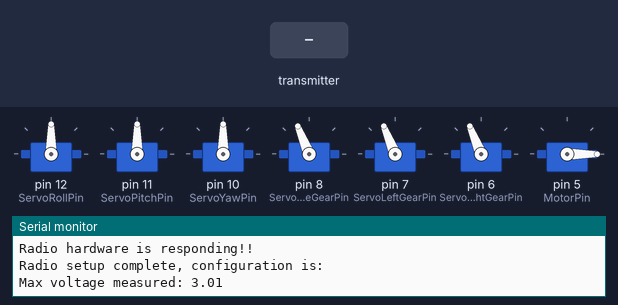
Recording of a sketch running on a simulated Arduino Uno, built with avr-gcc and run on an emulated ATmega328P. Parts: 7 × servo, the last lines printed to the serial monitor. The inputs (shaded band) are chosen by the test bench. No radio packets arrive unless stated.

Above: at 1.29 s.
1.3 s: the transmitter starts sending roll = 0
At 1.47 s:
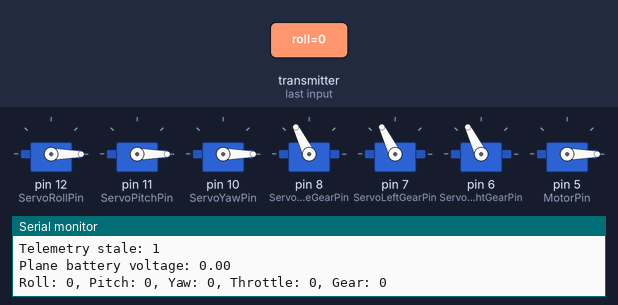
4.8 s: the transmitter starts sending pitch = 64
At 6.1 s:
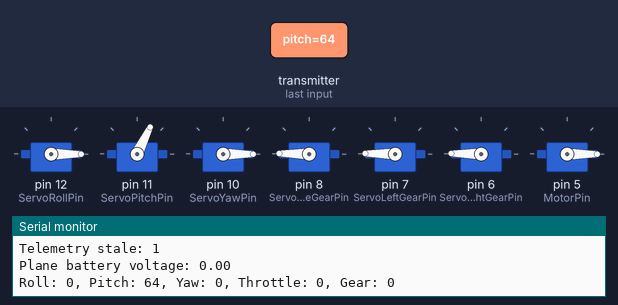
6.4 s: the transmitter starts sending yaw = 64
At 6.8 s:
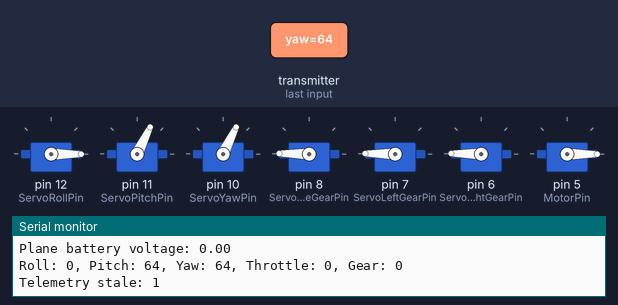
7.9 s: the transmitter starts sending throttle = 64
At 9.1 s:
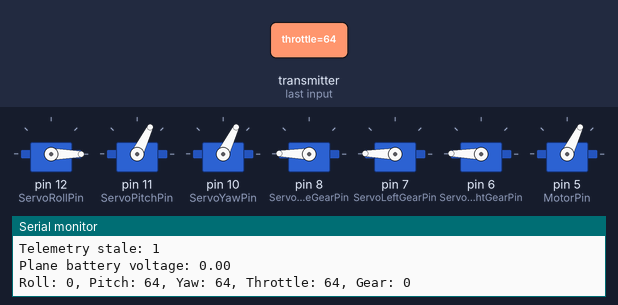
9.4 s: the transmitter starts sending roll = 128
At 10.6 s:
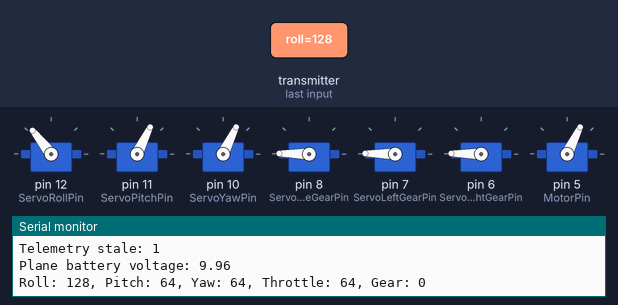
10.9 s: the transmitter starts sending pitch = 0
At 11.2 s:
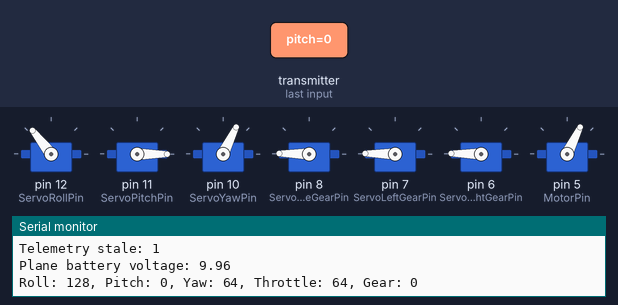
Timing chart, 0 to 13.4 s (numbered marks = the images above; inputs shaded):
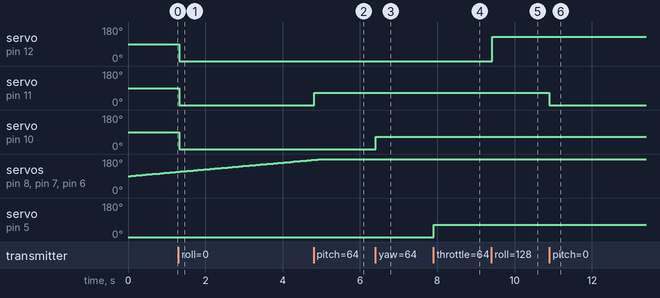

Measured:
- after the input at 1.3 s, servo on pin 12 (ServoRollPin), servo on pin 11 (ServoPitchPin), servo on pin 10 (ServoYawPin): 90° → 0° at once
- after the input at 4.8 s, servo on pin 11 (ServoPitchPin): 0° → 64° at once
- after the input at 6.4 s, servo on pin 10 (ServoYawPin): 0° → 64° at once
- after the input at 7.9 s, servo on pin 5 (MotorPin): 0° → 64° at once
- after the input at 9.4 s, servo on pin 12 (ServoRollPin): 0° → 128° at once
- after the input at 10.9 s, servo on pin 11 (ServoPitchPin): 64° → 0° at once

The sketch:

Avionics_Plane.ino
```cpp
#include <SPI.h>
#include <printf.h>
#include <nRF24L01.h>
#include <RF24.h>
#include <Servo.h>

#include "Joystickcommands.h"

const unsigned long LastRadioMessageReceivedTimeoutMS = 10000;

RF24 radio(3, 2);
const uint8_t RadioAddress[6] = "00001";

struct telemetry
{
    bool stale = true;
    bool goodSignal = false;
    float batteryVoltage = 0;
};

typedef struct telemetry Telemetry;
Telemetry telemetryData;

// Digital pin
const int ServoRollPin = 12;
const int ServoPitchPin = 11;
const int ServoYawPin = 10;
const int ServoNoseGearPin = 8;
const int ServoLeftGearPin = 7;
const int ServoRightGearPin = 6;
const int MotorPin = 5;
const int ModeSwitchPin = 0;

const int MotorInitThrottle = 0;

// Analog pin
const int BATT_MEAS_PIN = 0;

const int NavLedsPin = 13;

int ServoRollCenter = 90;
int ServoPitchCenter = 90;
int ServoYawCenter = 90;

const int servoGearUp = 180;
const int servoGearDown = 90;

Servo servoRoll;
Servo servoPitch;
Servo servoYaw;
Servo servoNoseGear;
Servo servoLeftGear;
Servo servoRightGear;
Servo motor1;

const float MAX_MEAS_VOLT = 5; // max voltage arduino analog input will handle
const int AIN_ADC_BITS = 10;   // analog number analog/digital convert number of bits
const float AIN_VOLT_PER_UNIT = MAX_MEAS_VOLT / pow(2, AIN_ADC_BITS);

const float BATT_VOLT_MAX = 12;

const float BATT_MEAS_R1 = 4.7e6;
const float BATT_MEAS_R2 = 1.55e6;
const float BATT_MEAS_RA = 100e6;

// total resistance of resistor 2 and analog input impedance in parallel
const float BATT_MEAS_R2T = (BATT_MEAS_RA * BATT_MEAS_R2) / (BATT_MEAS_RA - BATT_MEAS_R2);
const float BATT_MEAS_DIV = (BATT_MEAS_R1 / BATT_MEAS_R2T) + 1;
const float BATT_MEAS_MAX_CURRENT = BATT_VOLT_MAX / (BATT_MEAS_R1 + BATT_MEAS_R2T);

const int telemetryDataInterval = 10000; // 10 seconds

static unsigned long landingGearToggle;

void setup()
{
    Serial.begin(115200);
    printf_begin();

    // some boards need to wait to ensure access to serial over USB
    while (!Serial)
        ;
    Serial.println("Serial port connected, starting PLANE avionics setup...");

    pinMode(ModeSwitchPin, INPUT_PULLUP);
    int mode = digitalRead(ModeSwitchPin);
    Serial.print("Mode switch set to: ");
    Serial.println(mode);

    servoRoll.attach(ServoRollPin, 500, 2500);
    servoRoll.write(ServoRollCenter);

    servoPitch.attach(ServoPitchPin, 500, 2500);
    servoPitch.write(ServoPitchCenter);

    servoYaw.attach(ServoYawPin, 500, 2500);
    servoYaw.write(ServoYawCenter);

    servoNoseGear.attach(ServoNoseGearPin, 500, 2500);
    servoNoseGear.write(servoGearDown);

    servoLeftGear.attach(ServoLeftGearPin, 500, 2500);
    servoLeftGear.write(servoGearDown);

    servoRightGear.attach(ServoRightGearPin, 500, 2500);
    servoRightGear.write(servoGearDown);

    motor1.attach(MotorPin, 1000, 2000);
    motor1.write(MotorInitThrottle);

    // Turn on by default, use buttons to turn on and off
    digitalWrite(NavLedsPin, HIGH);

    Serial.println("Setting up radio");
    if (!radio.begin())
    {
        Serial.println(F("Radio hardware is not responding!!"));

        // hold in infinite loop if radio is not responding
        while (1)
            ;
    }

    Serial.println(F("Radio hardware is responding!!"));

    // Configure radio
    radio.enableAckPayload();
    radio.setDataRate(RF24_250KBPS);
    radio.setPALevel(RF24_PA_MAX);
    radio.openReadingPipe(1, RadioAddress);
    radio.startListening();

    Serial.println("Radio setup complete, configuration is:");
    radio.printPrettyDetails();

    checkBattMeasAnalogInVoltage();
}

void loop()
{
    static unsigned long loopStartTime = millis();
    static unsigned long lastSignalTestTime = loopStartTime;
    static unsigned long lastRadioMessageReceivedTime = loopStartTime;
    static unsigned long lastBatteryMeasureTime = loopStartTime;
    static unsigned long lastgearToggleTime = loopStartTime;

    static bool inSafetyShutdownMode = false;

    static unsigned long movingTime = 5000;
    static unsigned long moveStartTime;

    unsigned long nowMs = millis();
    if (nowMs > lastSignalTestTime + telemetryDataInterval)
    {
        lastSignalTestTime = nowMs;
        telemetryData.goodSignal = radio.testRPD();
        telemetryData.stale = false;
        Serial.println(telemetryData.goodSignal ? "Strong signal > 64dBm" : "Weak signal < 64dBm");
    }

    if (radio.available())
    {
        Commands cmd;
        radio.read(&cmd, sizeof(Commands));

        // load the payload for the next time
        radio.writeAckPayload(1, &telemetryData, sizeof(telemetryData));
        Serial.print("Telemetry stale: ");
        Serial.println(telemetryData.stale);
        Serial.print("Plane battery voltage: ");
        Serial.println(telemetryData.batteryVoltage);
        telemetryData.stale = true;

        lastRadioMessageReceivedTime = millis();
        inSafetyShutdownMode = false;

        servoRoll.write(cmd.roll);
        servoPitch.write(cmd.pitch);
        servoYaw.write(cmd.yaw);
        motor1.write(cmd.throttle);

        if (cmd.gear == 2 && millis() > lastgearToggleTime + 500)
        {
            landingGearToggle = !landingGearToggle;
            Serial.println(landingGearToggle);
            lastgearToggleTime = millis();
        }

        printCommand(cmd);
    }

    // Safety shutdown of motor if lost connectiviy to ground
    if (!inSafetyShutdownMode && (millis() > lastRadioMessageReceivedTime + LastRadioMessageReceivedTimeoutMS))
    {
        inSafetyShutdownMode = true;

        servoRoll.write(ServoRollCenter);
        servoPitch.write(ServoPitchCenter);
        servoYaw.write(ServoYawCenter);
        motor1.write(MotorInitThrottle);

        Serial.print("Radio message not received for >= ");
        Serial.print(LastRadioMessageReceivedTimeoutMS);
        Serial.println(" ms, going into safety shutdown mode");
    }

    if (millis() > lastBatteryMeasureTime + telemetryDataInterval)
    {
        telemetryData.batteryVoltage = measureBattVolt();
        telemetryData.stale = false;
        Serial.print("Battery Voltage: ");
        Serial.println(telemetryData.batteryVoltage);
        lastBatteryMeasureTime = millis();
    }

    // handle landing gear up/down
    if (landingGearToggle == 1)
    {
        int startAngle = servoGearDown;
        int stopAngle = servoGearUp;
        unsigned long progress = millis() - lastgearToggleTime;
        if (progress <= movingTime)
        {
            long angle = map(progress, 0, movingTime, stopAngle, startAngle);
            servoNoseGear.write(angle);
            servoLeftGear.write(angle);
            servoRightGear.write(angle);
        }
    }
    else
    {
        int startAngle = servoGearUp;
        int stopAngle = servoGearDown;
        unsigned long progress = millis() - lastgearToggleTime;
        if (progress <= movingTime)
        {
            long angle = map(progress, 0, movingTime, stopAngle, startAngle);
            servoNoseGear.write(angle);
            servoLeftGear.write(angle);
            servoRightGear.write(angle);
        }
    }

    delay(25);
}

void printCommand(Commands cmd)
{
    Serial.print("Roll: ");
    Serial.print(cmd.roll);

    Serial.print(", Pitch: ");
    Serial.print(cmd.pitch);

    Serial.print(", Yaw: ");
    Serial.print(cmd.yaw);

    Serial.print(", Throttle: ");
    Serial.print(cmd.throttle);

    Serial.print(", Gear: ");
    Serial.println(cmd.gear);
}

float measureBattVolt()
{
    int val = analogRead(BATT_MEAS_PIN);
    return computeBattVolt(val);
}

float computeBattVolt(int adValue)
{
    float measVolt = adValue * AIN_VOLT_PER_UNIT;
    float battVolt = measVolt * BATT_MEAS_DIV;
    return battVolt;
}

void checkBattMeasAnalogInVoltage()
{
    float maxVoltMeasured = BATT_MEAS_MAX_CURRENT * BATT_MEAS_R2T;
    Serial.print("Max voltage measured: ");
    Serial.println(maxVoltMeasured);
    if (maxVoltMeasured > MAX_MEAS_VOLT)
    {
        Serial.print("Battery monitor resistor values allow max analog input voltage to be exceeded: ");
        Serial.println(maxVoltMeasured);
    }
}
```

Joystickcommands.h
```cpp
#if !defined(__COMMAND_H__)
#define __COMMAND_H__

struct Commands
{
    byte roll;
    byte pitch;
    byte yaw;
    byte throttle;
    byte gear;
};

//void defaultValue(Commands *cmd) {
//  cmd->roll = 90;
//  cmd->pitch = 90;
//  cmd->yaw = 90;
//  cmd->throttle = 0;
//}

String toString(Commands *cmd) {
  String str = "roll: ";
  str.concat(cmd->roll);
  str.concat(", pitch: ");
  str.concat(cmd->pitch);
  str.concat(", yaw: ");
  str.concat(cmd->yaw);
  str.concat(", throttle: ");
  str.concat(cmd->throttle);
  str.concat(", gear: ");
  str.concat(cmd->gear);
  return str;
}

#endif // __COMMAND_H__
```
